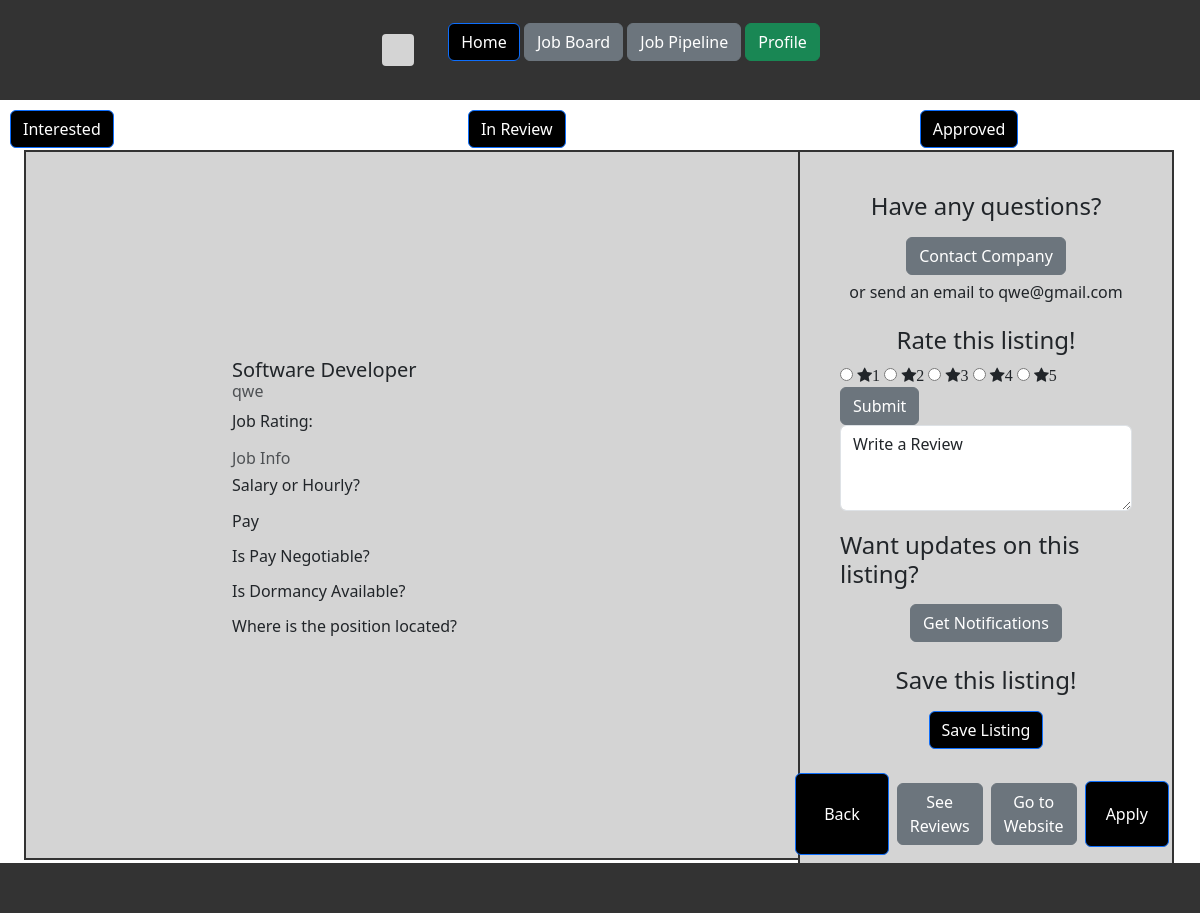
The app's page /candidate/interested_detail/13/ with its own data.
### employer/models.py (models this page shows, shortened)
class Job(models.Model):
    JobID = models.AutoField(primary_key=True)
    JobTitle = models.CharField(max_length=255, verbose_name= "Job Title")
    JobDescription = models.TextField(blank=True, null=True, verbose_name="Job Description")
    Salary = models.DecimalField(max_digits=10, decimal_places=2, blank=True, null=True)
    Location = models.CharField(max_length=255, blank=True, null=True)
    DatePosted = models.DateField(verbose_name= "Date Posted")
    EmployerID = models.ForeignKey(Employer, on_delete=models.CASCADE)

class Employer(models.Model):
    EmployerID = models.AutoField(primary_key=True)
    CompanyName = models.CharField(max_length=255)
    Industry = models.CharField(max_length=255, blank=True, null=True)
    Email = models.CharField(max_length=255)
    Password = models.CharField(max_length=255)
    is_employer = models.BooleanField(default=True)
    last_login = models.DateTimeField(blank=True, null=True)

### candidate/views.py (the view)
# urls.py: path('interested_detail/<int:job_id>/', views.int_detail, name='interested_detail'),
def int_detail(request, job_id):
    job = get_object_or_404(Job, JobID=job_id)
    context = {'job': job}
    return render(request, 'candidate/interested_detail.html', context)

### candidate/templates/candidate/interested_detail.html (shortened to what this page needs)
{% extends 'candidate/candidate_base.html' %} {% block content %}
<!DOCTYPE html>
<html lang="en">
  <head>
    <link
      href="https://cdn.jsdelivr.net/npm/bootstrap@5.3.0-alpha3/dist/css/bootstrap.min.css"
      rel="stylesheet"
    />
  </head>
  <body>
  </body>
</html>
<li style="display: inline-block; margin-left: 10px; margin-top: 10px;"><a href="{% url 'candidate:interested' %}" class="btn btn-primary">Interested</a></li>
<li style="display: inline-block; margin-left: 350px; margin-top: 10px;"><a href="{% url 'candidate:interested' %}" class="btn btn-primary">In Review</a></li>
<li style="display: inline-block; margin-left: 350px; margin-top: 10px;"><a href="{% url 'candidate:interested' %}" class="btn btn-primary">Approved</a></li>
<li style="display: inline-block; margin-left: 350px; margin-top: 10px;"><a href="{% url 'candidate:interested' %}" class="btn btn-primary">Dormant</a></li>
<li style="display: inline-block; margin-left: 348px; margin-top: 10px;"><a href="{% url 'candidate:interested' %}" class="btn btn-primary">Declined</a></li>
<div class="col-6 col-lg-8 mb-4 ps-lg-4" style="position: absolute; top: 150px; right: 1;">
    <div class="card4 h-100">
    <div class="card-body">
      <h5 class="card-title">{{ job.JobTitle }}</h5>
      <h6 class="card-subtitle mb-2 text-muted">{{ job.EmployerID.CompanyName }}</h6>
      <div class="d-flex align-items-center mb-3">
        <span class="me-2">Job Rating:</span>
      </div>
      <h6 class="card-subtitle mb-2 text-muted">Job Info</h6>
      <div class="mb-3">
        <h6 class="card-subtitle mb-2">Salary or Hourly?</h6>
      </div>
      <div class="mb-3">
        <h6 class="card-subtitle mb-2">Pay</h6>
      </div>
      <div class="mb-3">
        <h6 class="card-subtitle mb-2">Is Pay Negotiable?</h6>
      </div>
      <div class="mb-3">
        <h6 class="card-subtitle mb-2">Is Dormancy Available?</h6>
      </div>
      <div class="mb-3">
        <h6 class="card-subtitle mb-2">Where is the position located?</h6>
      </div>
    </div>
  </div>
</div>
  <div class="col-6 col-lg-4 mb-4 ps-lg-4" style="position: absolute; top: 150px; right: 26px;">
  <div class="card3 h-100">
    <div class="card-body d-flex flex-column justify-content-between">
      <div class="d-flex flex-column align-items-center mb-3">
        <h4 class="card-subtitle mb-2">Have any questions?</h4>
        <button type="button" class="btn btn-secondary my-2">Contact Company</button><h6>or send an email to {{job.EmployerID.Email}}</h6>
      </div>
      <div class="d-flex flex-column align-items-center mb-3" style="margin-top: 0px;">
        <h4 class="card-subtitle mb-2">Rate this listing!</h4>
        <div class="review-form">
        <link rel="stylesheet" href="https://cdnjs.cloudflare.com/ajax/libs/font-awesome/4.7.0/css/font-awesome.min.css">
        <input type="radio" id="star1" name="rating" value="5">
        <label for="star1" class="fa fa-star">1</label>
        <input type="radio" id="star2" name="rating" value="4">
        <label for="star2" class="fa fa-star">2</label>
        <input type="radio" id="star3" name="rating" value="3">
        <label for="star3" class="fa fa-star">3</label>
        <input type="radio" id="star4" name="rating" value="2">
        <label for="star4" class="fa fa-star">4</label>
        <input type="radio" id="star5" name="rating" value="1">
        <label for="star5" class="fa fa-star">5</label>
        <button type="submit" class="btn btn-secondary">Submit</button>
      </div>
      <textarea class="form-control" id="review" rows="3">Write a Review</textarea>
      <div class="d-flex flex-column align-items-center mb-3" style="margin-top: 20px;">
        <h4 class="card-subtitle mb-2">Want updates on this listing?</h4>
        <button type="button" class="btn btn-secondary my-2">Get Notifications</button>
      </div>
      <div class="d-flex flex-column align-items-center mb-3" style="margin-top: 00px;">
        <h4 class="card-subtitle mb-2">Save this listing!</h4>
        <a href="{% url 'candidate:save' job_id=job.JobID %}" class="btn btn-primary my-2">Save Listing</a>
      </div>
      <div class="mt-auto">
        <div class="d-flex align-items-center justify-content-center">
          <a href="{% url 'candidate:interested'%}" class="btn btn-primary me-2" style="padding: 28px">Back</a>
          <button type="button" class="btn btn-secondary me-2">See Reviews</button>
          <button type="button" class="btn btn-secondary me-2">Go to Website</button>
          <a href="{% url 'candidate:apply' job_id=job.JobID %}" class="btn btn-primary me-2" style="padding: 20px">Apply</a>
        </div>
      </div>
    </div>
  </div>
</div>
{% endblock %}

### candidate/static/candidate/css/style.css (style rules this page uses)
body { background-color: #f5f5f5; margin: 0; padding: 0; }
.btn-primary { background-color: #000000 !important; color: #ff0000; border-radius: 0; font-size: 16px; font-weight: 600; padding: 10px 20px; text-decoration: none; }
.card3 { background-color: rgb(212, 212, 212) !important; border: 2px solid #333 !important; top: 0; height: 100px !important; padding: 40px; }
.card4 { background-color: rgb(212, 212, 212) !important; border: 2px solid #333 !important; top: 0; height: 100px !important; padding: 206px; }

### records on screen
Job: JobTitle "Software Developer", EmployerID.CompanyName "qwe", EmployerID.Email "qwe@gmail.com"
